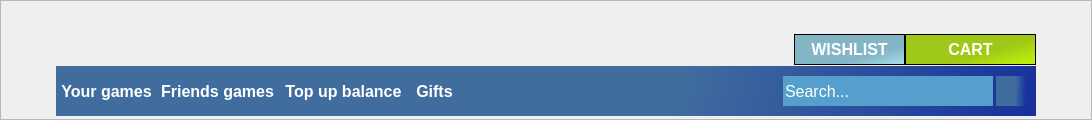
      <widget class="QFrame" name="UpperFrame">
       <property name="minimumSize">
        <size>
         <width>1092</width>
         <height>100</height>
        </size>
       </property>
       <property name="maximumSize">
        <size>
         <width>16777215</width>
         <height>120</height>
        </size>
       </property>
       <property name="frameShape">
        <enum>QFrame::StyledPanel</enum>
       </property>
       <property name="frameShadow">
        <enum>QFrame::Raised</enum>
       </property>
       <layout class="QHBoxLayout" name="horizontalLayout_8">
        <property name="spacing">
         <number>0</number>
        </property>
        <property name="leftMargin">
         <number>0</number>
        </property>
        <property name="topMargin">
         <number>0</number>
        </property>
        <property name="rightMargin">
         <number>0</number>
        </property>
        <property name="bottomMargin">
         <number>0</number>
        </property>
        <item>
         <layout class="QVBoxLayout" name="verticalLayout_2">
          <property name="spacing">
           <number>0</number>
          </property>
          <item>
           <widget class="QLabel" name="UpperFiller_label">
            <property name="sizePolicy">
             <sizepolicy hsizetype="Expanding" vsizetype="Expanding">
              <horstretch>0</horstretch>
              <verstretch>0</verstretch>
             </sizepolicy>
            </property>
            <property name="minimumSize">
             <size>
              <width>0</width>
              <height>0</height>
             </size>
            </property>
            <property name="styleSheet">
             <string notr="true">background-color: rgba(0, 0, 0, 0);</string>
            </property>
            <property name="text">
             <string/>
            </property>
           </widget>
          </item>
          <item>
           <layout class="QHBoxLayout" name="horizontalLayout_7">
            <item>
             <widget class="QLabel" name="LeftFiller_label">
              <property name="sizePolicy">
               <sizepolicy hsizetype="Expanding" vsizetype="Fixed">
                <horstretch>0</horstretch>
                <verstretch>0</verstretch>
               </sizepolicy>
              </property>
              <property name="minimumSize">
               <size>
                <width>55</width>
                <height>120</height>
               </size>
              </property>
              <property name="maximumSize">
               <size>
                <width>16777215</width>
                <height>120</height>
               </size>
              </property>
              <property name="styleSheet">
               <string notr="true">background-color: rgba(0, 0, 0, 0);</string>
              </property>
              <property name="text">
               <string/>
              </property>
             </widget>
            </item>
            <item>
             <widget class="QWidget" name="SearchMenu_widget" native="true">
              <property name="minimumSize">
               <size>
                <width>980</width>
                <height>100</height>
               </size>
              </property>
              <property name="maximumSize">
               <size>
                <width>16777215</width>
                <height>100</height>
               </size>
              </property>
              <property name="styleSheet">
               <string notr="true">background-color: rgba(0, 0, 0, 0);</string>
              </property>
              <layout class="QHBoxLayout" name="horizontalLayout_6">
               <property name="spacing">
                <number>0</number>
               </property>
               <property name="leftMargin">
                <number>0</number>
               </property>
               <property name="topMargin">
                <number>0</number>
               </property>
               <property name="rightMargin">
                <number>0</number>
               </property>
               <property name="bottomMargin">
                <number>0</number>
               </property>
               <item>
                <layout class="QVBoxLayout" name="verticalLayout">
                 <property name="spacing">
                  <number>0</number>
                 </property>
                 <item>
                  <layout class="QHBoxLayout" name="horizontalLayout_5">
                   <property name="spacing">
                    <number>0</number>
                   </property>
                   <property name="topMargin">
                    <number>16</number>
                   </property>
                   <property name="bottomMargin">
                    <number>0</number>
                   </property>
                   <item>
                    <spacer name="horizontalSpacer_2">
                     <property name="orientation">
                      <enum>Qt::Horizontal</enum>
                     </property>
                     <property name="sizeHint" stdset="0">
                      <size>
                       <width>40</width>
                       <height>20</height>
                      </size>
                     </property>
                    </spacer>
                   </item>
                   <item>
                    <widget class="QPushButton" name="Wishlist_pushButton">
                     <property name="minimumSize">
                      <size>
                       <width>111</width>
                       <height>31</height>
                      </size>
                     </property>
                     <property name="maximumSize">
                      <size>
                       <width>111</width>
                       <height>31</height>
                      </size>
                     </property>
                     <property name="font">
                      <font>
                       <family>Arial</family>
                       <pointsize>12</pointsize>
                       <weight>75</weight>
                       <bold>true</bold>
                      </font>
                     </property>
                     <property name="cursor">
                      <cursorShape>PointingHandCursor</cursorShape>
                     </property>
                     <property name="styleSheet">
                      <string notr="true">QPushButton
{
background-color: qlineargradient(spread:pad, x1:0.676818, y1:0.687, x2:1, y2:1, stop:0 rgba(132, 181, 196, 255), stop:1 rgba(167, 225, 237, 255));
border-color:rgb(0, 0, 0);
border-style:solid;
border-width: 1px;
color: rgb(255, 255, 255);
}

QPushButton:hover
{	
	color: rgb(0, 0, 0);
	background-color: rgb(177, 241, 255);
}</string>
                     </property>
                     <property name="text">
                      <string>WISHLIST</string>
                     </property>
                    </widget>
                   </item>
                   <item>
                    <widget class="QPushButton" name="Cart_pushButton">
                     <property name="minimumSize">
                      <size>
                       <width>131</width>
                       <height>31</height>
                      </size>
                     </property>
                     <property name="maximumSize">
                      <size>
                       <width>131</width>
                       <height>31</height>
                      </size>
                     </property>
                     <property name="font">
                      <font>
                       <family>Arial</family>
                       <pointsize>12</pointsize>
                       <weight>75</weight>
                       <bold>true</bold>
                      </font>
                     </property>
                     <property name="cursor">
                      <cursorShape>PointingHandCursor</cursorShape>
                     </property>
                     <property name="styleSheet">
                      <string notr="true">QPushButton{
background-color: qlineargradient(spread:pad, x1:0.516864, y1:0.722, x2:0.852, y2:1, stop:0 rgba(160, 200, 24, 255), stop:1 rgba(188, 238, 13, 255));
border-color:rgb(0, 0, 0);
border-style:solid;
border-width: 1px;
color: rgb(255, 255, 255);
}
QPushButton:hover
{
	color: rgb(0, 0, 0);
	background-color: rgb(208, 255, 39);
}</string>
                     </property>
                     <property name="text">
                      <string>CART</string>
                     </property>
                    </widget>
                   </item>
                  </layout>
                 </item>
                 <item>
                  <widget class="QWidget" name="BottomPanel_widget" native="true">
                   <property name="minimumSize">
                    <size>
                     <width>0</width>
                     <height>50</height>
                    </size>
                   </property>
                   <property name="maximumSize">
                    <size>
                     <width>16777215</width>
                     <height>50</height>
                    </size>
                   </property>
                   <property name="styleSheet">
                    <string notr="true">background-color: qlineargradient(spread:pad, x1:0, y1:0.982955, x2:1, y2:1, stop:0.625 rgba(65, 109, 158, 255), stop:1 rgba(23, 48, 156, 255));</string>
                   </property>
                   <layout class="QHBoxLayout" name="horizontalLayout_4">
                    <property name="spacing">
                     <number>0</number>
                    </property>
                    <property name="leftMargin">
                     <number>0</number>
                    </property>
                    <property name="topMargin">
                     <number>0</number>
                    </property>
                    <property name="rightMargin">
                     <number>0</number>
                    </property>
                    <property name="bottomMargin">
                     <number>0</number>
                    </property>
                    <item>
                     <layout class="QHBoxLayout" name="horizontalLayout_3">
                      <item>
                       <layout class="QHBoxLayout" name="horizontalLayout">
                        <item>
                         <widget class="QPushButton" name="YourGames_pushButton">
                          <property name="minimumSize">
                           <size>
                            <width>101</width>
                            <height>50</height>
                           </size>
                          </property>
                          <property name="maximumSize">
                           <size>
                            <width>101</width>
                            <height>50</height>
                           </size>
                          </property>
                          <property name="font">
                           <font>
                            <family>Arial</family>
                            <pointsize>12</pointsize>
                            <weight>75</weight>
                            <bold>true</bold>
                           </font>
                          </property>
                          <property name="styleSheet">
                           <string notr="true">QPushButton
{
color: rgb(255, 255, 255);
border: 0px;
background-color: rgba(0, 0, 0, 0);
}
QPushButton:hover
{
color: rgb(255, 255, 255);
border: 0px;
background-color: rgba(0, 0, 0, 0);
}</string>
                          </property>
                          <property name="text">
                           <string>Your games</string>
                          </property>
                         </widget>
                        </item>
                        <item>
                         <widget class="QPushButton" name="FriendsGames_pushButton">
                          <property name="minimumSize">
                           <size>
                            <width>121</width>
                            <height>50</height>
                           </size>
                          </property>
                          <property name="maximumSize">
                           <size>
                            <width>121</width>
                            <height>50</height>
                           </size>
                          </property>
                          <property name="font">
                           <font>
                            <family>Arial</family>
                            <pointsize>12</pointsize>
                            <weight>75</weight>
                            <bold>true</bold>
                           </font>
                          </property>
                          <property name="styleSheet">
                           <string notr="true">color: rgb(255, 255, 255);
border: 0px;
background-color: rgba(0, 0, 0, 0);</string>
                          </property>
                          <property name="text">
                           <string>Friends games</string>
                          </property>
                         </widget>
                        </item>
                        <item>
                         <widget class="QPushButton" name="TopUpBalance_pushButton">
                          <property name="minimumSize">
                           <size>
                            <width>131</width>
                            <height>50</height>
                           </size>
                          </property>
                          <property name="maximumSize">
                           <size>
                            <width>131</width>
                            <height>50</height>
                           </size>
                          </property>
                          <property name="font">
                           <font>
                            <family>Arial</family>
                            <pointsize>12</pointsize>
                            <weight>75</weight>
                            <bold>true</bold>
                           </font>
                          </property>
                          <property name="styleSheet">
                           <string notr="true">color: rgb(255, 255, 255);
border: 0px;
background-color: rgba(0, 0, 0, 0);</string>
                          </property>
                          <property name="text">
                           <string>Top up balance</string>
                          </property>
                         </widget>
                        </item>
                        <item>
                         <widget class="QPushButton" name="Gifts_pushButton">
                          <property name="minimumSize">
                           <size>
                            <width>51</width>
                            <height>50</height>
                           </size>
                          </property>
                          <property name="maximumSize">
                           <size>
                            <width>51</width>
                            <height>50</height>
                           </size>
                          </property>
                          <property name="font">
                           <font>
                            <family>Arial</family>
                            <pointsize>12</pointsize>
                            <weight>75</weight>
                            <bold>true</bold>
                           </font>
                          </property>
                          <property name="styleSheet">
                           <string notr="true">color: rgb(255, 255, 255);
border: 0px;
background-color: rgba(0, 0, 0, 0);</string>
                          </property>
                          <property name="text">
                           <string>Gifts</string>
                          </property>
                         </widget>
                        </item>
                       </layout>
                      </item>
                      <item>
                       <layout class="QHBoxLayout" name="horizontalLayout_2">
                        <property name="spacing">
                         <number>3</number>
                        </property>
                        <property name="leftMargin">
                         <number>0</number>
                        </property>
                        <property name="topMargin">
                         <number>0</number>
                        </property>
                        <property name="rightMargin">
                         <number>10</number>
                        </property>
                        <property name="bottomMargin">
                         <number>0</number>
                        </property>
                        <item>
                         <spacer name="horizontalSpacer">
                          <property name="orientation">
                           <enum>Qt::Horizontal</enum>
                          </property>
                          <property name="sizeHint" stdset="0">
                           <size>
                            <width>40</width>
                            <height>20</height>
                           </size>
                          </property>
                         </spacer>
                        </item>
                        <item>
                         <widget class="QLineEdit" name="Search_lineEdit">
                          <property name="minimumSize">
                           <size>
                            <width>210</width>
                            <height>30</height>
                           </size>
                          </property>
                          <property name="maximumSize">
                           <size>
                            <width>210</width>
                            <height>30</height>
                           </size>
                          </property>
                          <property name="font">
                           <font>
                            <family>Arial</family>
                            <pointsize>12</pointsize>
                           </font>
                          </property>
                          <property name="styleSheet">
                           <string notr="true">background-color: rgb(85, 159, 204);
color: rgb(255, 255, 255);
border: 0px;</string>
                          </property>
                          <property name="text">
                           <string>Search...</string>
                          </property>
                         </widget>
                        </item>
                        <item>
                         <widget class="QPushButton" name="Search_pushButton">
                          <property name="minimumSize">
                           <size>
                            <width>30</width>
                            <height>30</height>
                           </size>
                          </property>
                          <property name="maximumSize">
                           <size>
                            <width>30</width>
                            <height>30</height>
                           </size>
                          </property>
                          <property name="styleSheet">
                           <string notr="true">border: 0px;
</string>
                          </property>
                          <property name="text">
                           <string/>
                          </property>
                         </widget>
                        </item>
                       </layout>
                      </item>
                     </layout>
                    </item>
                   </layout>
                  </widget>
                 </item>
                </layout>
               </item>
              </layout>
             </widget>
            </item>
            <item>
             <widget class="QLabel" name="RightFiller_label">
              <property name="sizePolicy">
               <sizepolicy hsizetype="Expanding" vsizetype="Fixed">
                <horstretch>0</horstretch>
                <verstretch>0</verstretch>
               </sizepolicy>
              </property>
              <property name="minimumSize">
               <size>
                <width>55</width>
                <height>120</height>
               </size>
              </property>
              <property name="maximumSize">
               <size>
                <width>16777215</width>
                <height>120</height>
               </size>
              </property>
              <property name="styleSheet">
               <string notr="true">background-color: rgba(0, 0, 0, 0);</string>
              </property>
              <property name="text">
               <string/>
              </property>
             </widget>
            </item>
           </layout>
          </item>
         </layout>
        </item>
       </layout>
      </widget>
